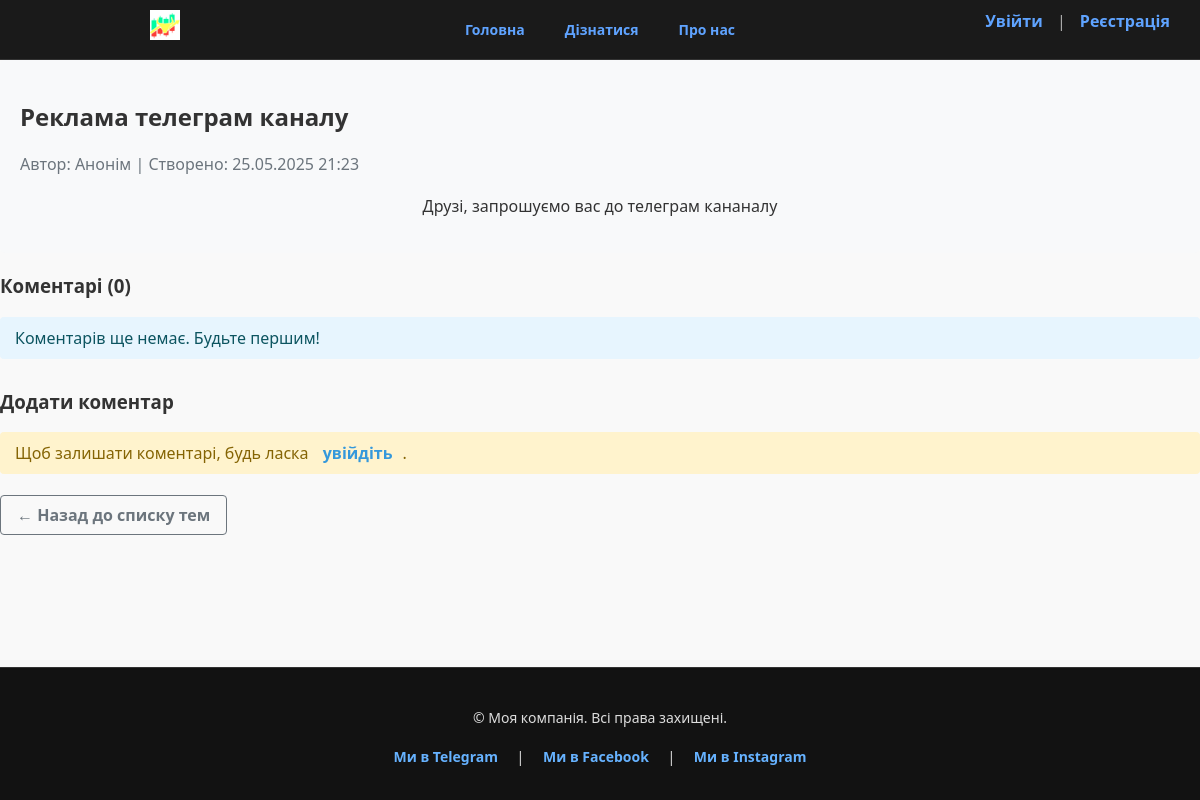
/explore/forum/5/, run on the app's committed database.
### explore/models.py (models this page shows, shortened)
class ForumTopic(models.Model):
    title = models.CharField(max_length=200)
    content = models.TextField()
    author = models.ForeignKey(settings.AUTH_USER_MODEL, on_delete=models.CASCADE,  related_name='topics')
    created_at = models.DateTimeField(default=timezone.now)

### explore/views.py (the view)
# urls.py: path('forum/<int:pk>/', views.forum_topic_detail, name='forum-topic-detail'),
def forum_topic_detail(request, pk):
    topic = get_object_or_404(ForumTopic, pk=pk)
    comments = topic.comments.order_by('created_at')  # Використовуємо новий related_name
    return render(request, 'forum/topic_detail.html', {
        'topic': topic,
        'comments': comments
    })

### explore/templates/forum/topic_detail.html (shortened to what this page needs)
{% extends "base.html" %}
{% block content %}
<div class="container">
    <div class="topic-header" style="background: #f8f9fa; padding: 20px; border-radius: 5px; margin-bottom: 20px;">
        <h2>{{ topic.title }}</h2>
        <div class="meta" style="color: #6c757d; margin-bottom: 10px;">
            <span>Автор: {% if topic.author %} Анонім {% else %}Не АНонім {% endif %}</span> |
            <span>Створено: {{ topic.created_at|date:"d.m.Y H:i" }}</span>
        </div>
        <div class="content" style="margin-top: 15px;">
            {{ topic.content|linebreaks }}
        </div>
    </div>
    <div class="comments-section">
        <h3>Коментарі ({{ comments.count }})</h3>
        {% if comments %}
            {% for comment in comments %}
                <div class="comment" style="border: 1px solid #eee; padding: 15px; margin-bottom: 15px; border-radius: 5px;">
                    <div class="comment-header" style="display: flex; justify-content: space-between; margin-bottom: 10px;">
                        <strong>{% if comment.user %}{{ comment.user.username }}{% else %}Анонім{% endif %}</strong>
                        <span style="color: #6c757d;">{{ comment.created_at|date:"d.m.Y H:i" }}</span>
                    </div>
                    <div class="comment-body" style="margin-bottom: 10px;">
                        {{ comment.content|linebreaks }}
                    </div>
                    <div class="comment-votes">
                        <form method="post" action="{% url 'explore:vote-comment' comment.pk %}" style="display: inline;">
                            {% csrf_token %}
                            <button type="submit" name="vote" value="up" style="background: none; border: none; cursor: pointer;">👍</button>
                            <button type="submit" name="vote" value="down" style="background: none; border: none; cursor: pointer;">👎</button>
                            <span>Рейтинг: {{ comment.vote_count }}</span>
                        </form>
                    </div>
                </div>
            {% endfor %}
        {% else %}
            <div class="alert alert-info">Коментарів ще немає. Будьте першим!</div>
        {% endif %}
    </div>
    <div class="add-comment" style="margin-top: 30px;">
        <h3>Додати коментар</h3>
        {% if user.is_authenticated %}
            <form method="post" action="{% url 'explore:add-comment' topic.pk %}">
                {% csrf_token %}
                <div class="form-group">
                    <textarea name="content" class="form-control" rows="4" required style="width: 100%; padding: 10px; border: 1px solid #ddd; border-radius: 4px;"></textarea>
                </div>
                <button type="submit" class="btn btn-primary">Відправити</button>
            </form>
        {% else %}
            <div class="alert alert-warning">
                Щоб залишати коментарі, будь ласка <a href="{% url 'account:login' %}?next={{ request.path }}">увійдіть</a>.
            </div>
        {% endif %}
    </div>
    <div style="margin-top: 30px;">
        <a href="{% url 'explore:forum-topic-list' %}" class="btn btn-outline-secondary">← Назад до списку тем</a>
    </div>
</div>
{% endblock %}

### HRTR/static/HRTR/css/base.css (style rules this page uses)
body { font-family: 'Segoe UI', Tahoma, Geneva, Verdana, sans-serif; background-color: #f9f9f9; margin: 0; color: #333; }
p { text-align: center; margin-top: 20px; }
a { color: #3498db; text-decoration: none; font-weight: bold; padding: 5px 10px; transition: background-color 0.2s ease, color 0.2s ease; }

### HRTR/templates/base.html (style rules this page uses)
html, body { height: 100%; margin: 0; display: flex; flex-direction: column; }
body { font-family: 'Segoe UI', Tahoma, Geneva, Verdana, sans-serif; background-color: #f9f9f9; margin: 0; color: #333; }
p { text-align: center; margin-top: 20px; }
a { color: #3498db; text-decoration: none; font-weight: bold; padding: 5px 10px; transition: background-color 0.2s ease, color 0.2s ease; }

### explore/templates/forum/topic_detail.html (style rules this page uses)
.btn { padding: 8px 16px; border-radius: 4px; text-decoration: none; }
.btn-outline-secondary { border: 1px solid #6c757d; color: #6c757d; }
.alert { padding: 10px 15px; border-radius: 4px; margin-bottom: 15px; }
.alert-info { background-color: #e7f5fe; color: #0c5460; }
.alert-warning { background-color: #fff3cd; color: #856404; }

### data on the page
ForumTopic: title "Реклама телеграм каналу", created_at "25.05.2025 21:23", content "Друзі, запрошуємо вас до телеграм кананалу"

### other printed values
{{ comments.count }} "0"
